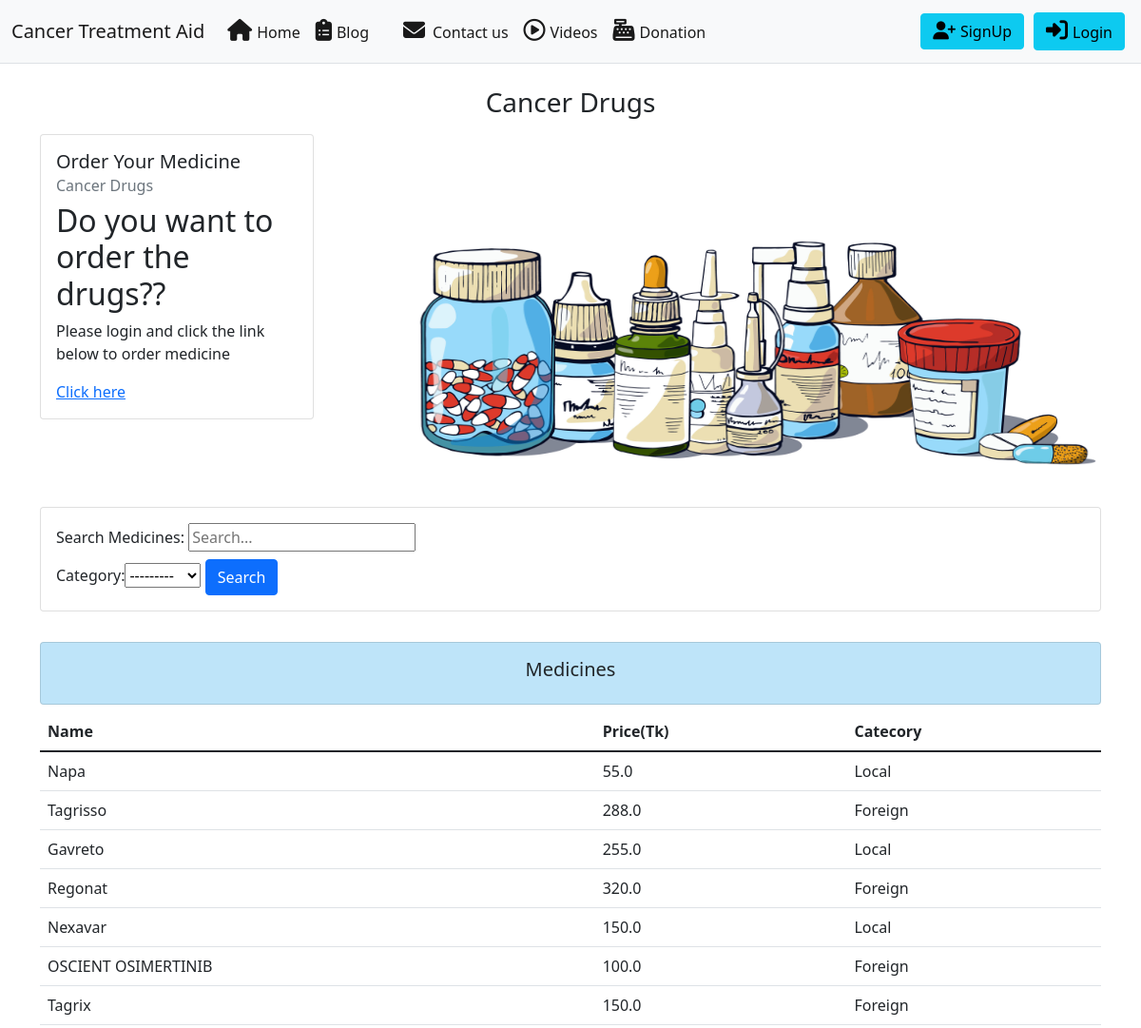
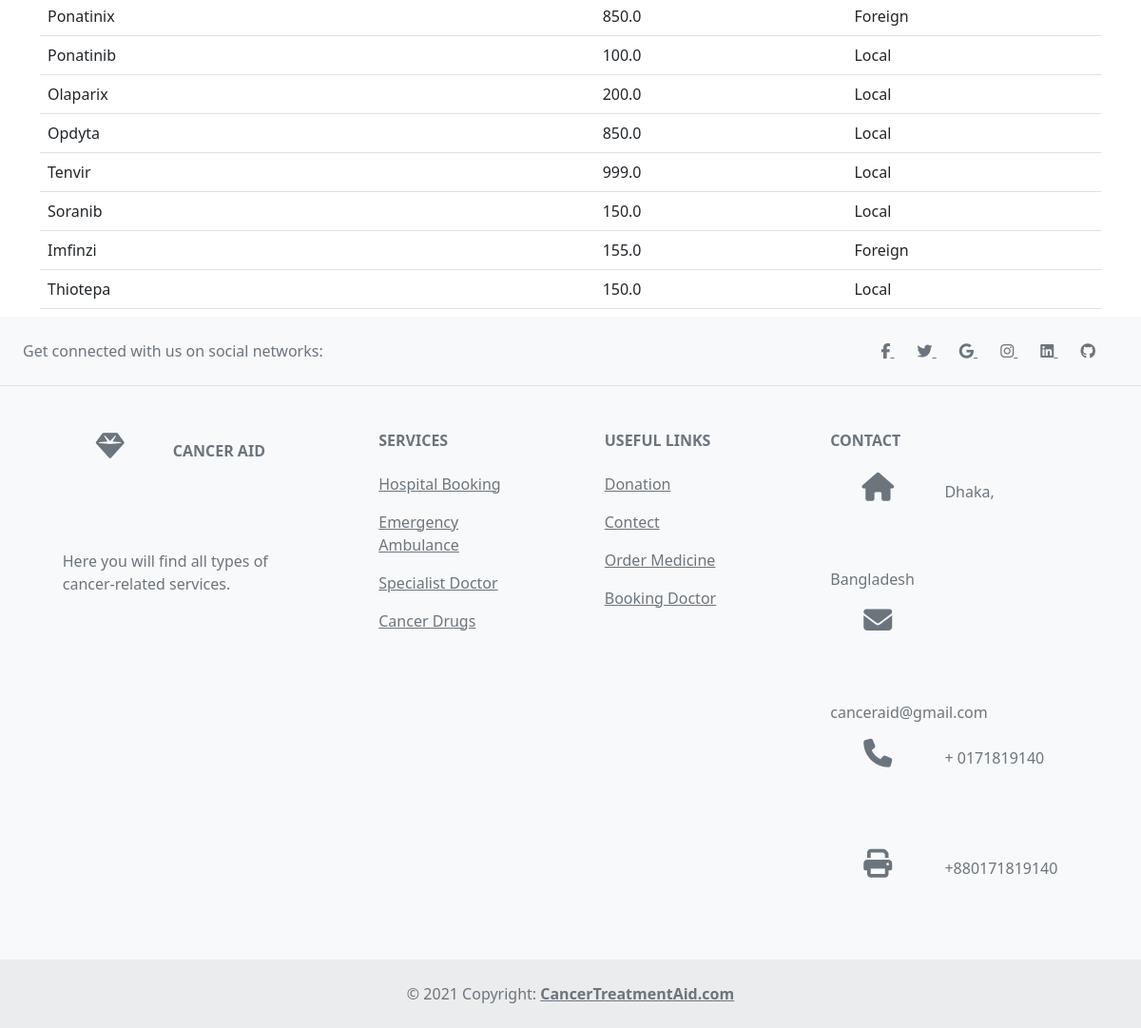
/medicine, run on the app's committed database (2 pictures, top to bottom).
### CancerAid/models.py (models this page shows, shortened)
class Medicine(models.Model):
	CATEGORY = (
			('Foreign', 'Foreign'),
			('Local', 'Local'),
			)
	name = models.CharField(max_length=200, null=True)
	price = models.FloatField(null=True)
	category = models.CharField(max_length=200, null=True, choices=CATEGORY)

### CancerAid/views.py (the view)
# urls.py: path('medicine', medicinepage, name='medicinepage'),
def medicinepage(request):
    q = request.GET.get('q') if request.GET.get('q')!= None else ''
    medicine = Medicine.objects.filter(name__icontains=q)
    myFilter = MedicineFilter(request.GET,queryset=medicine)
    medicine = myFilter.qs
    context={'medicine':medicine,'myFilter':myFilter}
    return render(request,'medicine.html',context)

### CancerAid/templates/medicine.html
{% extends 'index.html' %}
{% block body %}
<div class="container">
<br>
<h3 style="text-align: center;">Cancer Drugs</h3>
<div class="row">
  <div class="col-4">
          <div class="card my-2" style="width: 18rem;">
              <div class="card-body">
                <h5 class="card-title">Order Your Medicine</h5>
                <h6 class="card-subtitle mb-2 text-muted">Cancer Drugs</h6>
                <h2>Do you want to order the drugs??</h2>
                <p class="card-text">Please login and click the link below to order medicine</p>
                <a href="{% url 'createOrder' user.id%}" class="card-link center">Click here</a>
              </div>
            </div>
  </div>
  <div class="col-8">
<img height="400px" width="600px" src="../static/img/6.jpg" class="d-block w-100" alt="..."></div>
</div>
<div class="row">
	<div class="col">
		<div class="card card-body">
      <form method="GET" action="">
        <label for="exampleInputEmail1" class="form-label">Search Medicines:
        <input type="text" name="q" placeholder="Search..."/>
        </label>
    </form>
			<form method="get">
				{{myFilter.form}}
		    <button class="btn btn-primary" type="submit">Search</button>
		  </form>
		</div>
	</div>
</div>
<br>
</div>
<div class="container">
    <div class="card card-body my-2" style="background: #BEE4F9;">
        <h5 style="text-align: center;">Medicines</h5>
    </div>
    <table class="table table-hover my-2">
        <thead>
          <tr>
            <th scope="col">Name</th>
            <th scope="col">Price(Tk)</th>
            <th scope="col">Catecory</th>
          </tr>
        </thead>
        <tbody>
            {% for i in medicine%}
                        <tr>
                        <td>{{i.name}}</td>
                        <td>{{i.price}}</td>
                        <td>{{i.category}}</td>
                    </tr>
                    {% endfor %}
        </tbody>
      </table>
</div>
{% endblock %}

### CancerAid/templates/index.html (shortened to what this page needs)
<!doctype html>
<html lang="en">
  <head>
    {% load static %}
    <link href="https://cdn.jsdelivr.net/npm/bootstrap@5.1.3/dist/css/bootstrap.min.css" rel="stylesheet">
    <link rel="stylesheet" href ="{% static 'style.css'%}">
  </head>
  <body>
    <header class="text-center border-bottom">
    <nav class="navbar navbar-expand-lg navbar-light bg-light">
        <div class="container-fluid">
          <a class="navbar-brand" href="#">Cancer Treatment Aid</a>
          <div class="collapse navbar-collapse" id="navbarSupportedContent">
            <ul class="navbar-nav me-auto mb-2 mb-lg-0">
              <li class="nav-item">
                <a class="nav-link active" aria-current="page" href="/"><i class="fas fa-home" style="height: 1px; display: inline;font-size: 23px;margin-right: 5px;"></i>Home</a>
              </li>
              <li class="nav-item">
                <a class="nav-link active" aria-current="page" href="{% url 'discussion_topicpage' %}"><i class="fas fa-clipboard-list"  style="height: 1px; display: inline;font-size: 23px;margin-right: 5px;"></i>Blog</a>
              </li>
              <li class="nav-item">
                <a class="nav-link active" aria-current="page" href="{% url 'contect' %}"><i class="fa fa-fw fa-envelope" style="height: 1px; display: inline;font-size: 23px;padding-right: 8px;"></i>Contact us</a>
              </li>
              <li class="nav-item">
                <a class="nav-link active" aria-current="page" href="{% url 'Videos' %}"><i class="far fa-play-circle"  style="height: 1px; display: inline;font-size: 23px;margin-right: 5px;"></i>Videos</a>
              </li>
              <li class="nav-item">
                <a class="nav-link active" aria-current="page" href="{% url 'payment' %}"><i class="fas fa-cash-register" style="height: 1px; display: inline;font-size: 23px;margin-right: 5px;"></i>Donation</a>
              </li>
            </ul>
          </div>
          {% if user.is_authenticated %}
          {% if request.user.is_staff %}
          <button href="" type="button" class="btn btn-info" style="margin: 5px;" data-bs-toggle="modal" data-bs-target="#dsignupModal">
            <i class="fas fa-user-plus" style="height: 1px; display: inline;font-size: 23px;margin-right: 5px;"></i> Doctor Registation
             </button>
           {% endif %}
            Welcome {{request.user}}
            <a href ="/logout"><button type="button" class="btn btn-info" style="margin-left: 15px;"><i class="fas fa-sign-out-alt" style="height: 1px; display: inline;font-size: 23px;margin-right: 5px;"></i>Logout</button></a>
            {% else %}
                  <button href="" type="button" class="btn btn-info" style="margin: 5px;" data-bs-toggle="modal" data-bs-target="#signupModal">
                    <i class="fas fa-user-plus" style="height: 1px; display: inline;font-size: 19px;margin-right: 5px;"></i>SignUp
                    </button>
                <button href="" type="button" class="btn btn-info" style="margin: 5px;" data-bs-toggle="modal" data-bs-target="#loginModal">
                  <i class="fas fa-sign-in-alt" style="height: 1px; display: inline;font-size: 23px;margin-right: 5px;"></i>Login
                  </button>
            {% endif %}
        </div>
      </nav>
    </header>
      {% block body %}{% endblock body %}
<footer class="text-center text-lg-start bg-light text-muted">
  <section
    class="d-flex justify-content-center justify-content-lg-between p-4 border-bottom"
  >
    <div class="me-5 d-none d-lg-block">
      <span>Get connected with us on social networks:</span>
    </div>
    <div>
      <a href="" class="me-4 text-reset">
        <i class="fab fa-facebook-f"></i>
      </a>
      <a href="" class="me-4 text-reset">
        <i class="fab fa-twitter"></i>
      </a>
      <a href="" class="me-4 text-reset">
        <i class="fab fa-google"></i>
      </a>
      <a href="" class="me-4 text-reset">
        <i class="fab fa-instagram"></i>
      </a>
      <a href="" class="me-4 text-reset">
        <i class="fab fa-linkedin"></i>
      </a>
      <a href="" class="me-4 text-reset">
        <i class="fab fa-github"></i>
      </a>
    </div>
  </section>
  <section class="">
    <div class="container text-center text-md-start mt-5">
      <div class="row mt-3">
        <div class="col-md-3 col-lg-4 col-xl-3 mx-auto mb-4">
          <h6 class="text-uppercase fw-bold mb-4">
            <i class="fas fa-gem me-3"></i>Cancer Aid
          </h6>
          <p>
            Here you will find all types of cancer-related services.
          </p>
        </div>
        <div class="col-md-2 col-lg-2 col-xl-2 mx-auto mb-4">
          <h6 class="text-uppercase fw-bold mb-4">
            Services
          </h6>
          <p>
            <a href="#!" class="text-reset">Hospital Booking</a>
          </p>
          <p>
            <a href="#!" class="text-reset">Emergency Ambulance</a>
          </p>
          <p>
            <a href="#!" class="text-reset">Specialist Doctor</a>
          </p>
          <p>
            <a href="#!" class="text-reset">Cancer Drugs</a>
          </p>
        </div>
        <div class="col-md-3 col-lg-2 col-xl-2 mx-auto mb-4">
          <h6 class="text-uppercase fw-bold mb-4">
            Useful links
          </h6>
          <p>
            <a href="#!" class="text-reset">Donation</a>
          </p>
          <p>
            <a href="#!" class="text-reset">Contect</a>
          </p>
          <p>
            <a href="#!" class="text-reset">Order Medicine</a>
          </p>
          <p>
            <a href="#!" class="text-reset">Booking Doctor</a>
          </p>
        </div>
        <div class="col-md-4 col-lg-3 col-xl-3 mx-auto mb-md-0 mb-4">
          <h6 class="text-uppercase fw-bold mb-4">
            Contact
          </h6>
          <p><i class="fas fa-home me-3"></i> Dhaka, Bangladesh</p>
          <p>
            <i class="fas fa-envelope me-3"></i>
            canceraid@gmail.com
          </p>
          <p><i class="fas fa-phone me-3"></i> + 0171819140</p>
          <p><i class="fas fa-print me-3"></i> +880171819140</p>
        </div>
      </div>
    </div>
  </section>
  <div class="text-center p-4" style="background-color: rgba(0, 0, 0, 0.05);">
    © 2021 Copyright:
    <a class="text-reset fw-bold" href="">CancerTreatmentAid.com</a>
  </div>
</footer>
  </body>
</html>

### CancerAid/static/style.css (style rules this page uses)
header { text-decoration: none; }
.fa { padding: 20px; font-size: 10px; width: 50px; text-align: center; text-decoration: none; border-radius: 50%; }
.fas { font-size: 30px; width: 100px; height: 100px; text-align: center; text-decoration: none; border-radius: 100%; border: 1px; }

### data on the page
Medicine: name "Napa", price "55.0", category "Local"
Medicine: name "Tagrisso", price "288.0", category "Foreign"
Medicine: name "Gavreto", price "255.0", category "Local"
Medicine: name "Regonat", price "320.0", category "Foreign"
Medicine: name "Nexavar", price "150.0", category "Local"
Medicine: name "OSCIENT OSIMERTINIB", price "100.0", category "Foreign"
Medicine: name "Tagrix", price "150.0", category "Foreign"
Medicine: name "Ponatinix", price "850.0", category "Foreign"
Medicine: name "Ponatinib", price "100.0", category "Local"
Medicine: name "Olaparix", price "200.0", category "Local"
Medicine: name "Opdyta", price "850.0", category "Local"
Medicine: name "Tenvir", price "999.0", category "Local"
Medicine: name "Soranib", price "150.0", category "Local"
Medicine: name "Imfinzi", price "155.0", category "Foreign"
Medicine: name "Thiotepa", price "150.0", category "Local"
